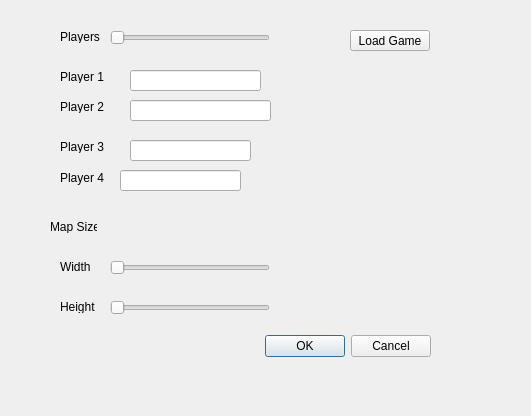
<?xml version="1.0" encoding="UTF-8"?>
<ui version="4.0">
 <class>StartGameDialog</class>
 <widget class="QDialog" name="StartGameDialog">
  <property name="geometry">
   <rect>
    <x>0</x>
    <y>0</y>
    <width>531</width>
    <height>416</height>
   </rect>
  </property>
  <property name="windowTitle">
   <string>Dialog</string>
  </property>
  <widget class="QLabel" name="label_2">
   <property name="geometry">
    <rect>
     <x>50</x>
     <y>220</y>
     <width>47</width>
     <height>13</height>
    </rect>
   </property>
   <property name="text">
    <string>Map Size</string>
   </property>
  </widget>
  <widget class="QPushButton" name="pushButton">
   <property name="geometry">
    <rect>
     <x>350</x>
     <y>30</y>
     <width>80</width>
     <height>21</height>
    </rect>
   </property>
   <property name="text">
    <string>Load Game</string>
   </property>
  </widget>
  <widget class="QLabel" name="label_4">
   <property name="geometry">
    <rect>
     <x>60</x>
     <y>300</y>
     <width>47</width>
     <height>13</height>
    </rect>
   </property>
   <property name="text">
    <string>Height</string>
   </property>
  </widget>
  <widget class="QLineEdit" name="player1nameEdit">
   <property name="geometry">
    <rect>
     <x>130</x>
     <y>70</y>
     <width>131</width>
     <height>21</height>
    </rect>
   </property>
  </widget>
  <widget class="QLabel" name="label_6">
   <property name="geometry">
    <rect>
     <x>60</x>
     <y>100</y>
     <width>47</width>
     <height>13</height>
    </rect>
   </property>
   <property name="text">
    <string>Player 2</string>
   </property>
  </widget>
  <widget class="QLabel" name="label_7">
   <property name="geometry">
    <rect>
     <x>60</x>
     <y>140</y>
     <width>47</width>
     <height>13</height>
    </rect>
   </property>
   <property name="text">
    <string>Player 3</string>
   </property>
  </widget>
  <widget class="QSlider" name="mapHeightSlider">
   <property name="geometry">
    <rect>
     <x>110</x>
     <y>300</y>
     <width>160</width>
     <height>16</height>
    </rect>
   </property>
   <property name="orientation">
    <enum>Qt::Horizontal</enum>
   </property>
  </widget>
  <widget class="QSlider" name="mapWidthSlider">
   <property name="geometry">
    <rect>
     <x>110</x>
     <y>260</y>
     <width>160</width>
     <height>16</height>
    </rect>
   </property>
   <property name="orientation">
    <enum>Qt::Horizontal</enum>
   </property>
  </widget>
  <widget class="QDialogButtonBox" name="buttonBox_2">
   <property name="geometry">
    <rect>
     <x>90</x>
     <y>330</y>
     <width>341</width>
     <height>32</height>
    </rect>
   </property>
   <property name="orientation">
    <enum>Qt::Horizontal</enum>
   </property>
   <property name="standardButtons">
    <set>QDialogButtonBox::Cancel|QDialogButtonBox::Ok</set>
   </property>
  </widget>
  <widget class="QLabel" name="label_3">
   <property name="geometry">
    <rect>
     <x>60</x>
     <y>260</y>
     <width>47</width>
     <height>13</height>
    </rect>
   </property>
   <property name="text">
    <string>Width</string>
   </property>
  </widget>
  <widget class="QLabel" name="label_5">
   <property name="geometry">
    <rect>
     <x>60</x>
     <y>70</y>
     <width>47</width>
     <height>13</height>
    </rect>
   </property>
   <property name="text">
    <string>Player 1</string>
   </property>
  </widget>
  <widget class="QLabel" name="label_8">
   <property name="geometry">
    <rect>
     <x>60</x>
     <y>170</y>
     <width>47</width>
     <height>16</height>
    </rect>
   </property>
   <property name="text">
    <string>Player 4</string>
   </property>
  </widget>
  <widget class="QLabel" name="label">
   <property name="geometry">
    <rect>
     <x>60</x>
     <y>30</y>
     <width>47</width>
     <height>13</height>
    </rect>
   </property>
   <property name="text">
    <string>Players</string>
   </property>
  </widget>
  <widget class="QSlider" name="playerCountSlider">
   <property name="geometry">
    <rect>
     <x>110</x>
     <y>30</y>
     <width>160</width>
     <height>16</height>
    </rect>
   </property>
   <property name="orientation">
    <enum>Qt::Horizontal</enum>
   </property>
  </widget>
  <widget class="QLineEdit" name="player4nameEdit">
   <property name="geometry">
    <rect>
     <x>120</x>
     <y>170</y>
     <width>121</width>
     <height>21</height>
    </rect>
   </property>
  </widget>
  <widget class="QLineEdit" name="player2nameEdit">
   <property name="geometry">
    <rect>
     <x>130</x>
     <y>100</y>
     <width>141</width>
     <height>21</height>
    </rect>
   </property>
  </widget>
  <widget class="QLineEdit" name="player3nameEdit">
   <property name="geometry">
    <rect>
     <x>130</x>
     <y>140</y>
     <width>121</width>
     <height>21</height>
    </rect>
   </property>
  </widget>
 </widget>
 <resources/>
 <connections/>
</ui>
